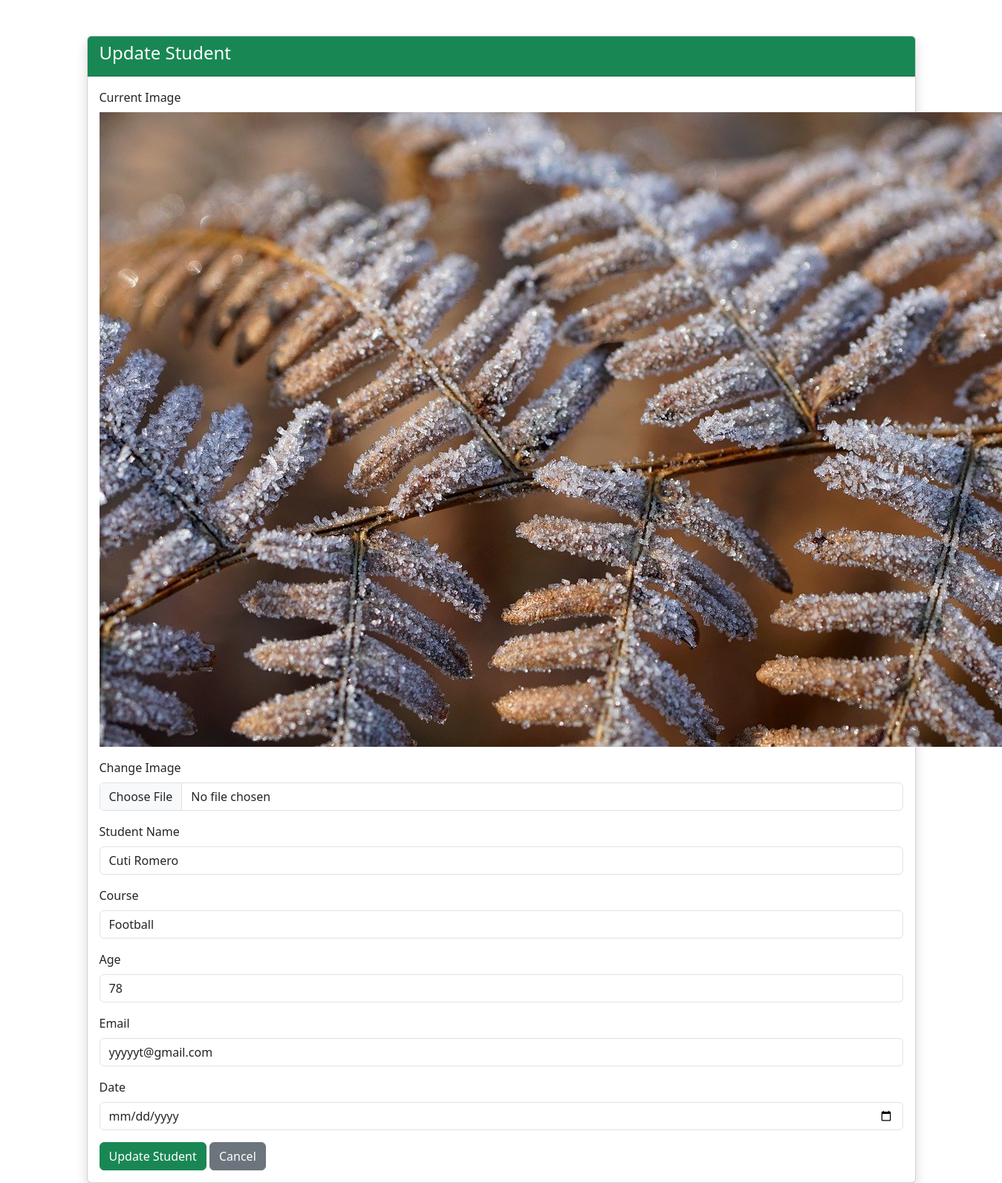
Page /updaterecord/7/ on the committed database.
### Admin/models.py (models this page shows, shortened)
class Student(models.Model):
    image = models.ImageField(upload_to='students/',null=True,blank=True)
    name = models.CharField(max_length=20)
    course = models.CharField(max_length=50)
    age = models.IntegerField()
    email = models.EmailField()
    date = models.DateField(default=timezone.now)

### Admin/views.py (the view, shortened to what this page needs)
# urls.py: path('updaterecord/<int:id>/',views.update_record, name='update_record'),
def update_record(request,id):
    students = get_object_or_404(Student, id=id)
    return render(request, 'update_record.html',context={'students':students})

### Admin/templates/update_record.html (shortened to what this page needs)
{% load static %}
<!DOCTYPE html>
<html lang="en">
<head>
    <link href="https://cdn.jsdelivr.net/npm/bootstrap@5.3.0/dist/css/bootstrap.min.css" rel="stylesheet">
</head>
<body>
<div class="container mt-5">
    <div class="card shadow">
        <div class="card-header bg-success text-white">
            <h4>Update Student</h4>
        </div>
        <div class="card-body">
            <form method="POST" enctype="multipart/form-data">
                {% if students.image %}
                <div class="mb-3">
                    <label class="form-label">Current Image</label>
                     <img src="{{ students.image.url }}" alt="">
                </div>
                {% endif %}
                     <div class="mb-3">
                    <label class="form-label">Change Image</label>
                         <input type="file" name="image" class="form-control">
                </div>
                <div class="mb-3">
                    <label class="form-label">Student Name</label>
                    <input type="text" name="name" class="form-control" value="{{ students.name }}">
                </div>
                <div class="mb-3">
                    <label class="form-label">Course</label>
                    <input type="text" name="course" class="form-control" value="{{ students.course }}">
                </div>
                <div class="mb-3">
                    <label class="form-label">Age</label>
                    <input type="number" name="age" class="form-control" value="{{ students.age }}">
                </div>
                 <div class="mb-3">
                    <label class="form-label">Email</label>
                    <input type="email" name="email" class="form-control" value="{{ students.email }}">
                </div>
                <div class="mb-3">
                    <label class="form-label">Date</label>
                    <input type="date" name="date" class="form-control" value="{{ students.date }}">
                </div>
                <button type="submit" class="btn btn-success">Update Student</button>
                <a href="" class="btn btn-secondary">Cancel</a>
            </form>
        </div>
    </div>
</div>
</body>
</html>

### rows in the picture
Student: image (picture), name "Cuti Romero", course "Football", age "78", email "yyyyyt@gmail.com"
